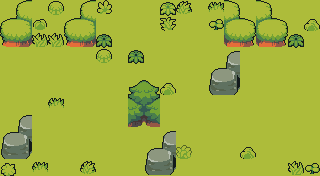

This is a level from a 2D game, rendered from its Tiled map with the project's own tilesets. A one-line summary and the complete map file follow:
An orthogonal 20x11 tile map with 16x16 px tiles, 4 tile layers (ground, decor, props, overhead), 3 tilesets and 9 objects (9x STAGE).

<map version="1.10" tiledversion="1.10.2" orientation="orthogonal" renderorder="right-down" width="20" height="11" tilewidth="16" tileheight="16" infinite="0" nextlayerid="6" nextobjectid="10">
 <tileset firstgid="1" name="floor" tilewidth="16" tileheight="16" tilecount="572" columns="22">
  <image source="../gfx/tiles/overworld/tilesetfloor.png" width="352" height="416" />
 </tileset>
 <tileset firstgid="573" name="nature" tilewidth="16" tileheight="16" tilecount="504" columns="24">
  <image source="../gfx/tiles/overworld/tilesetnature.png" width="384" height="336" />
 </tileset>
 <tileset firstgid="1077" name="house" tilewidth="16" tileheight="16" tilecount="759" columns="33">
  <image source="../gfx/tiles/overworld/tilesethouse.png" width="528" height="368" />
 </tileset>
 <layer id="1" name="ground" width="20" height="11">
  <data encoding="csv">
265,265,265,265,265,265,265,265,265,265,265,265,265,265,265,265,265,265,265,265,
265,265,265,265,265,265,265,265,265,265,265,265,265,265,265,265,265,265,265,265,
265,265,265,265,265,265,265,265,265,265,265,265,265,265,265,265,265,265,265,265,
265,265,265,265,265,265,265,265,265,265,265,265,265,265,265,265,265,265,265,265,
265,265,265,265,265,265,265,265,265,265,265,265,265,265,265,265,265,265,265,265,
265,265,265,265,265,265,265,265,265,265,265,265,265,265,265,265,265,265,265,265,
265,265,265,265,265,265,265,265,265,265,265,265,265,265,265,265,265,265,265,265,
265,265,265,265,265,265,265,265,265,265,265,265,265,265,265,265,265,265,265,265,
265,265,265,265,265,265,265,265,265,265,265,265,265,265,265,265,265,265,265,265,
265,265,265,265,265,265,265,265,265,265,265,265,265,265,265,265,265,265,265,265,
265,265,265,265,265,265,265,265,265,265,265,265,265,265,265,265,265,265,265,265
</data>
 </layer>
 <layer id="2" name="decor" width="20" height="11">
  <data encoding="csv">
0,0,0,0,0,0,0,0,0,0,0,0,0,0,0,0,0,0,0,0,
0,0,0,0,0,0,0,0,0,0,0,0,0,0,0,0,0,0,0,0,
0,0,0,0,0,0,0,0,0,0,0,0,0,0,0,0,0,0,0,0,
0,0,0,0,0,0,0,0,0,0,0,0,0,0,0,0,0,0,0,0,
0,0,0,0,0,0,0,0,0,0,0,0,0,0,0,0,0,0,0,0,
0,0,0,0,0,0,0,0,0,0,0,0,0,0,0,0,0,0,0,0,
0,0,0,0,0,0,0,0,0,0,0,0,0,0,0,0,0,0,0,0,
0,0,0,0,0,0,0,0,0,0,0,0,0,0,0,0,0,0,0,0,
0,0,0,0,0,0,0,0,0,0,0,0,0,0,0,0,0,0,0,0,
0,0,0,0,0,0,0,0,0,0,0,0,0,0,0,0,0,0,0,0,
0,0,0,0,0,0,0,0,0,0,0,0,0,0,0,0,0,0,0,0
</data>
 </layer>
 <layer id="3" name="props" width="20" height="11">
  <data encoding="csv">
625,626,0,814,625,626,821,0,0,0,842,818,0,816,627,628,627,628,0,0,
649,650,819,0,649,650,0,0,0,0,822,0,0,839,651,652,651,652,0,815,
673,674,820,820,673,674,841,0,0,0,0,0,0,0,675,676,675,676,841,0,
0,0,0,0,0,0,814,0,841,0,0,0,0,709,710,0,0,0,0,0,
0,0,0,0,0,0,0,0,0,0,0,0,0,733,734,0,0,0,0,0,
0,0,0,0,0,0,0,0,622,623,815,0,0,757,758,0,0,0,0,0,
0,0,0,816,0,0,0,0,646,647,0,0,0,0,0,0,0,0,0,0,
709,710,0,0,0,0,0,0,670,671,0,0,0,0,0,0,0,0,0,0,
733,734,0,0,0,0,0,0,0,709,710,0,0,0,0,0,0,0,0,0,
757,758,0,0,0,0,0,0,0,733,734,845,0,0,0,815,0,0,0,0,
813,0,816,0,0,818,0,0,0,757,758,0,0,0,0,0,0,0,820,839
</data>
 </layer>
 <layer id="4" name="overhead" width="20" height="11">
  <data encoding="csv">
0,0,0,0,0,0,0,0,0,0,0,0,0,0,0,0,0,0,0,0,
0,0,0,0,0,0,0,0,0,0,0,0,0,0,0,0,0,0,0,0,
0,0,0,0,0,0,0,0,0,0,0,0,0,0,0,0,0,0,0,0,
0,0,0,0,0,0,0,0,0,0,0,0,0,0,0,0,0,0,0,0,
0,0,0,0,0,0,0,0,0,0,0,0,0,0,0,0,0,0,0,0,
0,0,0,0,0,0,0,0,0,0,0,0,0,0,0,0,0,0,0,0,
0,0,0,0,0,0,0,0,0,0,0,0,0,0,0,0,0,0,0,0,
0,0,0,0,0,0,0,0,0,0,0,0,0,0,0,0,0,0,0,0,
0,0,0,0,0,0,0,0,0,0,0,0,0,0,0,0,0,0,0,0,
0,0,0,0,0,0,0,0,0,0,0,0,0,0,0,0,0,0,0,0,
0,0,0,0,0,0,0,0,0,0,0,0,0,0,0,0,0,0,0,0
</data>
 </layer>
 <objectgroup id="5" name="spawns">
  <object id="1" name="1" type="STAGE" x="40" y="72" />
  <object id="2" name="2" type="STAGE" x="104" y="104" />
  <object id="3" name="3" type="STAGE" x="168" y="56" />
  <object id="4" name="4" type="STAGE" x="232" y="120" />
  <object id="5" name="5" type="STAGE" x="280" y="72" />
  <object id="6" name="6" type="STAGE" x="56" y="136" />
  <object id="7" name="7" type="STAGE" x="120" y="152" />
  <object id="8" name="11" type="STAGE" x="216" y="152" />
  <object id="9" name="12" type="STAGE" x="280" y="136" />
 </objectgroup>
</map>
